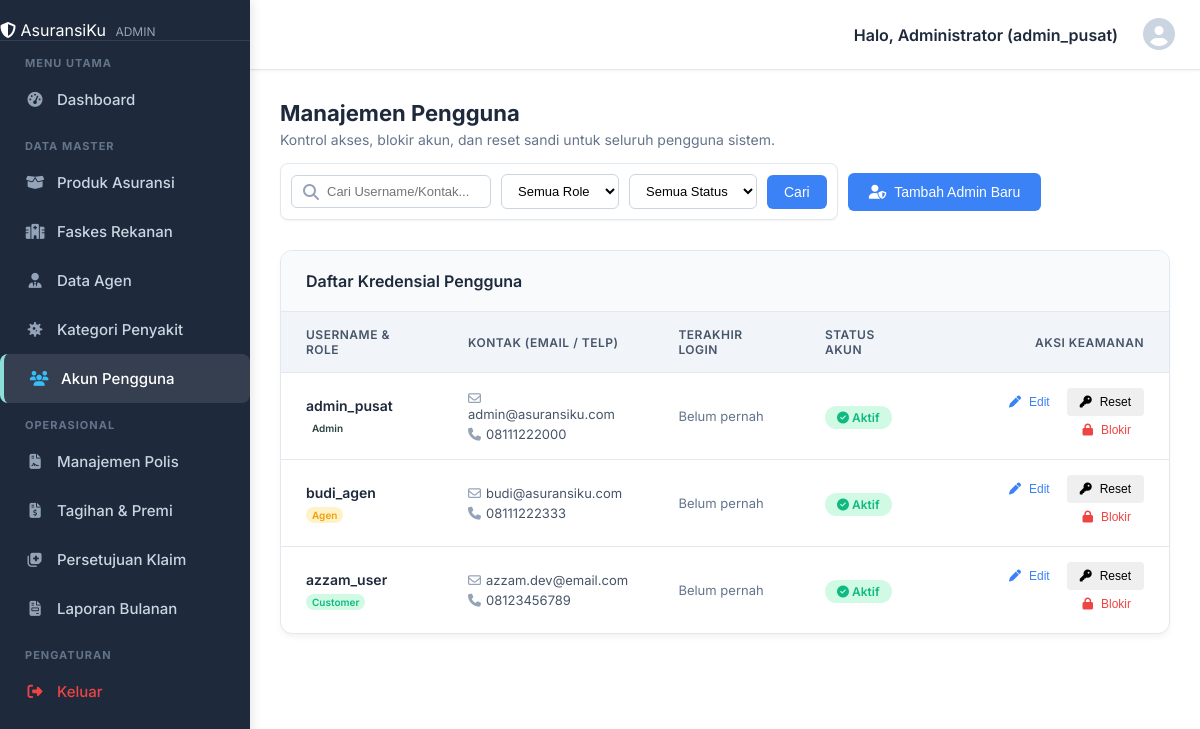
Screenshot of /admin/user/index.php (signed in) with the database file from the repository.
### tables this page shows
CREATE TABLE users (
    id_user INT AUTO_INCREMENT PRIMARY KEY,
    username VARCHAR(50) UNIQUE NOT NULL,
    password VARCHAR(255) NOT NULL,  
    email VARCHAR(100) UNIQUE,
    no_telp VARCHAR(20),
    role ENUM('Admin', 'Agen', 'Customer') NOT NULL,
    id_agen INT NULL,        
    id_pemegang INT NULL,    
    status_akun ENUM('Aktif', 'Blokir') DEFAULT 'Aktif',
    last_login DATETIME NULL,
    created_at TIMESTAMP DEFAULT CURRENT_TIMESTAMP,
    FOREIGN KEY (id_agen) REFERENCES agen(id_agen) ON DELETE CASCADE,
    FOREIGN KEY (id_pemegang) REFERENCES pemegang_polis(id_pemegang) ON DELETE CASCADE
);

### admin/user/index.php (the view, shortened to what this page needs)
<?php
    require_once __DIR__ . "/../../layouts/admin/header.php";
    $search = $_GET['search'] ?? '';
    $whereClause = "WHERE 1=1";
    $params = [];
    $query = "SELECT * FROM users $whereClause ORDER BY role ASC, created_at DESC";
    $stmt = $conn->prepare($query);
    $stmt->execute($params);
    $user_list = $stmt->fetchAll(PDO::FETCH_ASSOC);
?>
<div style="margin-bottom: 30px; display: flex; justify-content: space-between; align-items: flex-end; flex-wrap: wrap; gap: 15px;">
    <div>
        <h2 style="margin: 0 0 5px 0; color: #1e293b; font-size: 22px;">Manajemen Pengguna</h2>
        <p style="margin: 0; color: #64748b; font-size: 14px;">Kontrol akses, blokir akun, dan reset sandi untuk seluruh pengguna sistem.</p>
    </div>
    <div style="display: flex; gap: 10px; align-items: center; flex-wrap: wrap;">
        <form method="GET" action="" style="display: flex; gap: 10px; align-items: center; background: white; padding: 10px; border-radius: 8px; border: 1px solid #e2e8f0; box-shadow: 0 1px 2px rgba(0,0,0,0.05);">
            <div style="position: relative;">
                <i class="fa-solid fa-search" style="position: absolute; left: 12px; top: 50%; transform: translateY(-50%); color: #94a3b8;"></i>
                <input type="text" name="search" placeholder="Cari Username/Kontak..." value="<?php echo htmlspecialchars($search); ?>" style="padding: 8px 12px 8px 35px; border: 1px solid #cbd5e1; border-radius: 6px; font-size: 13px; width: 200px; outline: none;">
            </div>
            <select name="role" style="padding: 8px 12px; border: 1px solid #cbd5e1; border-radius: 6px; font-size: 13px; outline: none; background: white;">
                <option value="">Semua Role</option>
            </select>
            <select name="status" style="padding: 8px 12px; border: 1px solid #cbd5e1; border-radius: 6px; font-size: 13px; outline: none; background: white;">
                <option value="">Semua Status</option>
            </select>
            <button type="submit" class="btn-admin btn-admin-primary" style="padding: 8px 16px;">Cari</button>
        </form>
        <button onclick="openCreateAdminModal()" class="btn-admin btn-admin-primary" style="padding: 10px 20px;">
            <i class="fa-solid fa-user-shield"></i> Tambah Admin Baru
        </button>
    </div>
</div>
<div class="admin-card">
    <div class="admin-card-header">
        <h3>Daftar Kredensial Pengguna</h3>
    </div>
    <div class="admin-card-body" style="overflow-x: auto;">
        <table class="admin-table">
            <thead>
                <tr>
                    <th>Username & Role</th>
                    <th>Kontak (Email / Telp)</th>
                    <th>Terakhir Login</th>
                    <th>Status Akun</th>
                    <th style="text-align: right;">Aksi Keamanan</th>
                </tr>
            </thead>
            <tbody>
                <?php if (count($user_list) > 0): ?>
                    <?php foreach ($user_list as $row): ?>
                    <tr>
                        <td>
                            <div style="font-weight: 600; color: #1e293b;"><?php echo htmlspecialchars($row['username']); ?></div>
                            <div style="margin-top: 4px;">
                                <?php
                                    $role = $row['role'];
                                    $badgeRole = 'badge-neutral';
                                    if ($role == 'Admin') $badgeRole = 'badge-primary';
                                    else if ($role == 'Agen') $badgeRole = 'badge-warning';
                                    else if ($role == 'Customer') $badgeRole = 'badge-success';
                                ?>
                                <span class="badge <?php echo $badgeRole; ?>" style="font-size: 10px; padding: 2px 6px;">
                                    <?php echo htmlspecialchars($role); ?>
                                </span>
                            </div>
                        </td>
                        <td>
                            <div style="font-size: 13px; color: #475569;"><i class="fa-regular fa-envelope" style="margin-right:5px; color:#94a3b8;"></i><?php echo htmlspecialchars($row['email'] ?: '-'); ?></div>
                            <div style="font-size: 13px; color: #475569; margin-top: 4px;"><i class="fa-solid fa-phone" style="margin-right:5px; color:#94a3b8;"></i><?php echo htmlspecialchars($row['no_telp'] ?: '-'); ?></div>
                        </td>
                        <td style="color: #64748b; font-size: 13px;">
                            <?php echo $row['last_login'] ? date('d M Y, H:i', strtotime($row['last_login'])) : 'Belum pernah'; ?>
                        </td>
                        <td>
                            <?php if ($row['status_akun'] === 'Aktif'): ?>
                                <span class="badge badge-success"><i class="fa-solid fa-check-circle"></i> Aktif</span>
                            <?php else: ?>
                                <span class="badge badge-danger"><i class="fa-solid fa-ban"></i> Diblokir</span>
                            <?php endif; ?>
                        </td>
                        <td style="text-align: right;">
                            <button onclick="openEditModal('<?php echo $row['id_user']; ?>', '<?php echo htmlspecialchars($row['username']); ?>', '<?php echo htmlspecialchars($row['email']); ?>', '<?php echo htmlspecialchars($row['no_telp']); ?>')" class="btn-admin btn-admin-sm btn-admin-ghost-primary" title="Edit Kontak">
                                <i class="fa-solid fa-pen"></i> Edit
                            </button>
                            <button onclick="confirmResetPassword('<?php echo $row['id_user']; ?>', '<?php echo htmlspecialchars($row['username']); ?>')" class="btn-admin btn-admin-sm btn-admin-ghost-warning" title="Reset Password">
                                <i class="fa-solid fa-key"></i> Reset
                            </button>
                            <?php if ($row['status_akun'] === 'Aktif'): ?>
                                <button onclick="confirmToggleStatus('<?php echo $row['id_user']; ?>', 'Blokir', '<?php echo htmlspecialchars($row['username']); ?>')" class="btn-admin btn-admin-sm btn-admin-ghost-danger" title="Blokir Akun">
                                    <i class="fa-solid fa-lock"></i> Blokir
                                </button>
                            <?php else: ?>
                                <button onclick="confirmToggleStatus('<?php echo $row['id_user']; ?>', 'Aktif', '<?php echo htmlspecialchars($row['username']); ?>')" class="btn-admin btn-admin-sm btn-admin-ghost-success" title="Buka Blokir">
                                    <i class="fa-solid fa-lock-open"></i> Aktifkan
                                </button>
                            <?php endif; ?>
                        </td>
                    </tr>
                    <?php endforeach; ?>
                <?php else: ?>
                    <tr><td colspan="5" style="text-align: center; color: #94a3b8; padding: 30px;">Tidak ada data pengguna.</td></tr>
                <?php endif; ?>
            </tbody>
        </table>
    </div>
</div>
<?php require_once __DIR__ . "/../../layouts/admin/footer.php"; ?>

### layouts/css/style.css (style rules this page uses)
:root { --color-dark: #2B4141; --color-light: #F7EBEC; --color-aqua: #8CDFD6; --color-blue: #7785AC; --color-slate: #6D72C3; --font-main: 'Inter', sans-serif; }
* { box-sizing: border-box; margin: 0; padding: 0; }
body { font-family: var(--font-main); background-color: var(--color-light); color: var(--color-dark); min-height: 100vh; display: flex; flex-direction: column; overflow-x: hidden; }
:root { --color-surface: #ffffff; --color-border-light: #e2e8f0; --shadow-sm: 0 1px 2px 0 rgba(0, 0, 0, 0.05); --shadow-lg: 0 10px 15px -3px rgba(0, 0, 0, 0.1), 0 4px 6px -2px rgba(0, 0, 0, 0.05); --radius-full: 9999px; --radius-xl: 0.75rem; --radius-2xl: 1rem; --space-1: 0.25rem; --space-2: 0.5rem; --space-4: 1rem; --space-6: 1.5rem; --space-8: 2rem; --text-xs: 0.75rem; --text-sm: 0.875rem; --text-base: 1rem; --text-lg: 1.125rem; --text-2xl: 1.5rem; --text-3xl: 1.875rem; --font-semibold: 600; --font-bold: 700; --color-primary-50: #eff6ff; --color-primary-200: #bfdbfe; --color-primary-gradient: linear-gradient(135deg, var(--color-blue, #2563eb) 0%, var(--color-aqua, #06b6d4) 100%); --color-info-bg: #e0f2fe; --color-success: #10b981; --color-success-bg: #d1fae5; --color-warning: #f59e0b; --color-danger: #ef4444; --color-text: #1e293b; --color-text-secondary: #475569; --color-text-muted: #94a3b8; --color-white: #ffffff; --transition-base: all 0.3s ease; --transition-fast: all 0.15s ease; }
.badge { padding: 0.25rem 0.75rem; border-radius: var(--radius-full); font-size: var(--text-xs); font-weight: var(--font-semibold); }
.badge-success { background: var(--color-success-bg); color: var(--color-success); }
.badge-warning { background: #fef3c7; color: var(--color-warning); }
.admin-card { background: #ffffff; border-radius: 12px; border: 1px solid var(--color-border-light); box-shadow: 0 4px 6px -1px rgba(0,0,0,0.05); margin-bottom: 25px; display: flex; flex-direction: column; }
.admin-card-header { padding: 20px 25px; border-bottom: 1px solid var(--color-border-light); display: flex; justify-content: space-between; align-items: center; background: #f8fafc; border-top-left-radius: 12px; border-top-right-radius: 12px; }
.admin-card-header h3 { margin: 0; font-size: 16px; font-weight: 600; color: #1e293b; }
.admin-card-body { padding: 0; flex: 1; }
.admin-table { width: 100%; border-collapse: collapse; }
.admin-table th, .admin-table td { padding: 15px 25px; text-align: left; border-bottom: 1px solid #e2e8f0; font-size: 14px; }
.admin-table th { background: #f1f5f9; font-weight: 600; color: #475569; text-transform: uppercase; font-size: 12px; letter-spacing: 0.5px; }
.admin-table tr:last-child td { border-bottom: none; }

### layouts/admin/header.php (style rules this page uses)
.admin-card { background: #ffffff; border-radius: 12px; border: 1px solid var(--color-border-light); box-shadow: 0 4px 6px -1px rgba(0,0,0,0.05); margin-bottom: 25px; }
.admin-card-header { padding: 20px 25px; border-bottom: 1px solid var(--color-border-light); display: flex; justify-content: space-between; align-items: center; background: #f8fafc; border-top-left-radius: 12px; border-top-right-radius: 12px; }
.admin-card-header h3 { margin: 0; font-size: 16px; font-weight: 600; color: #1e293b; }
.admin-card-body { padding: 0; }
.admin-table { width: 100%; border-collapse: collapse; }
.admin-table th, .admin-table td { padding: 15px 25px; text-align: left; border-bottom: 1px solid #e2e8f0; font-size: 14px; }
.admin-table th { background: #f1f5f9; font-weight: 600; color: #475569; text-transform: uppercase; font-size: 12px; letter-spacing: 0.5px; }
.admin-table tr:last-child td { border-bottom: none; }
.btn-admin { display: inline-flex; align-items: center; justify-content: center; gap: 8px; padding: 8px 16px; font-size: 14px; font-weight: 500; border-radius: 6px; border: 1px solid transparent; cursor: pointer; transition: all 0.2s ease; text-decoration: none; white-space: nowrap; }
.btn-admin-sm { padding: 6px 12px; font-size: 12px; border-radius: 4px; }
.btn-admin-primary { background: #3b82f6; color: white; }
.btn-admin-ghost-danger { background: transparent; color: #ef4444; border: 1px solid transparent; }
.btn-admin-ghost-primary { background: transparent; color: #3b82f6; border: 1px solid transparent; }

### rows the page displays
users: username "admin_pusat", role "Admin", email "admin@asuransiku.com", no_telp "08111222000", shows "Belum pernah", status_akun "Aktif" (drawn)
users: username "budi_agen", role "Agen", email "budi@asuransiku.com", no_telp "08111222333", shows "Belum pernah", status_akun "Aktif" (drawn)
users: username "azzam_user", role "Customer", email "azzam.dev@email.com", no_telp "08123456789", shows "Belum pernah", status_akun "Aktif" (drawn)

### other values shown
$_SESSION['username'] "admin_pusat"
